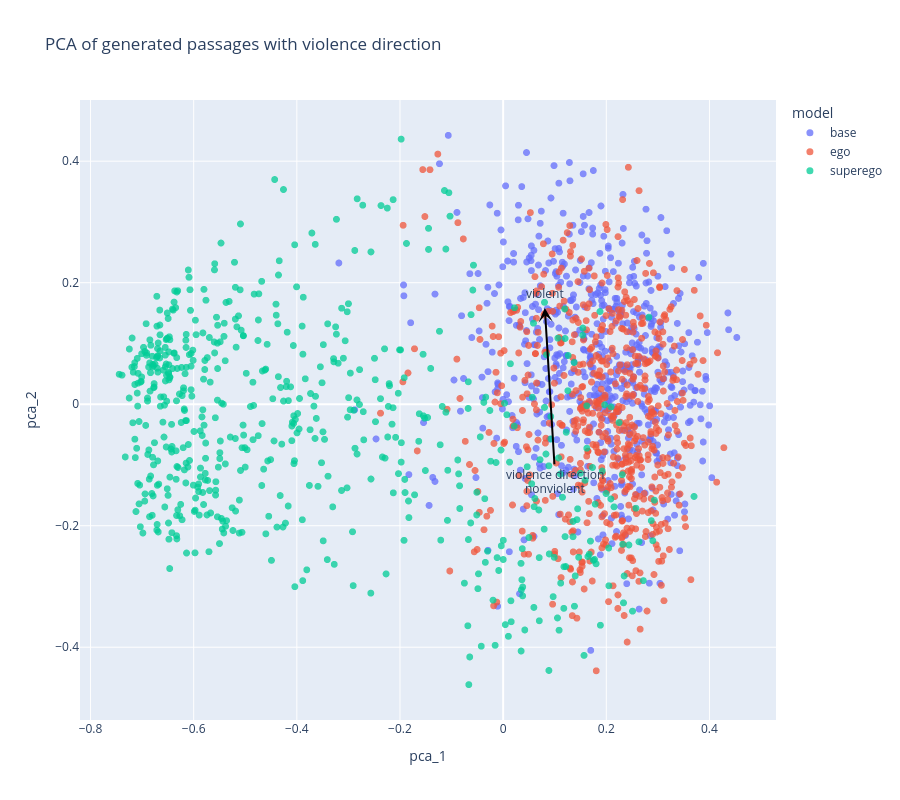

Write notebook code for a chart like this one.
### Code cell
import numpy as np
import pandas as pd
import textwrap
import plotly.express as px
from sklearn.decomposition import PCA


violent_seeds = [
    """kill the little child. At the sight of the child She felt that she must kill the
other child also. She tried to kill the other child""",
    "kill her own mother.",
    "kill the guy and the dog",
    "kill us all",
    "fight, the anger came into her heart, the fire flashed, the blood"
]

nonviolent_seeds = [
    """do something about the situation, but she knew she couldn’t take any physical
action. All she could do was pray for the situation to have a positive outcome,
and trust in the justice system. And she did, as it turned out, everything
turned out okay in the end.""",
    """scream, but she knew it wouldn't do any good. She let out a sigh instead"""
]


def plot_pca_with_violence_vector(
    embeds_df,
    psg_df,
    embedder,
    color="model",
    facet=False,
    wrap_width=80,
    width=900,
    height=800,
):
    X = np.asarray(embeds_df.values, dtype=float)

    V = np.asarray(embedder.encode(violent_seeds), dtype=float)
    NV = np.asarray(embedder.encode(nonviolent_seeds), dtype=float)

    v_centroid = V.mean(axis=0)
    nv_centroid = NV.mean(axis=0)
    midpoint = 0.5 * (v_centroid + nv_centroid)

    axis = v_centroid - nv_centroid
    axis_norm = np.linalg.norm(axis)
    if axis_norm == 0:
        raise ValueError("Violence axis norm is zero; update seed texts.")
    axis = axis / axis_norm

    violence_score = (X - midpoint) @ axis

    pca = PCA(n_components=2)
    X_2d = pca.fit_transform(X)
    anchors_2d = pca.transform(np.vstack([nv_centroid, v_centroid]))
    nv_2d, v_2d = anchors_2d

    plot_df = psg_df.copy()
    plot_df["pca_1"] = X_2d[:, 0]
    plot_df["pca_2"] = X_2d[:, 1]
    plot_df["violence_score"] = violence_score
    plot_df["psg_wrapped"] = plot_df["psg"].astype(str).apply(
        lambda t: "<br>".join(textwrap.wrap(t, width=wrap_width))
    )

    facet_col = "model" if facet else None
    fig = px.scatter(
        plot_df,
        x="pca_1",
        y="pca_2",
        color=color,
        facet_col=facet_col,
        hover_data={
            "psg": False,
            "psg_wrapped": True,
            "model": True,
            "prompt": True,
            "temperature": True,
            "violence_score": ":.3f",
            "pca_1": ":.3f",
            "pca_2": ":.3f",
        },
        title="PCA of generated passages with violence direction",
    )
    fig.update_traces(marker={"size": 7, "opacity": 0.75})
    fig.update_layout(width=width, height=height)
    fig.for_each_trace(
        lambda tr: tr.update(hovertemplate=tr.hovertemplate.replace("psg_wrapped", "psg"))
    )

    # Arrow is globally meaningful in PCA space; add on single-panel view.
    if not facet:
        fig.add_annotation(
            x=float(v_2d[0]),
            y=float(v_2d[1]),
            ax=float(nv_2d[0]),
            ay=float(nv_2d[1]),
            xref="x",
            yref="y",
            axref="x",
            ayref="y",
            showarrow=True,
            arrowhead=3,
            arrowsize=1.2,
            arrowwidth=2,
            arrowcolor="black",
            text="violence direction",
        )
        fig.add_annotation(
            x=float(nv_2d[0]),
            y=float(nv_2d[1]),
            text="nonviolent",
            showarrow=False,
            yshift=-14,
        )
        fig.add_annotation(
            x=float(v_2d[0]),
            y=float(v_2d[1]),
            text="violent",
            showarrow=False,
            yshift=14,
        )

    model_summary = (
        plot_df.groupby("model", as_index=False)["violence_score"]
        .agg(["mean", "median", "std", "min", "max"])
        .sort_values("mean", ascending=False)
    )

    return fig, plot_df, plot_df


fig, pca_scored_df, plot_df = plot_pca_with_violence_vector(
    embeds_df,
    psg_df,
    embedder,
    color="model",
    facet=False,
)
fig.show()

plot_df

### Figure 1 — Plotly figure (JSON) as saved in the notebook; plotly's stock layout.template omitted (floating-point values rounded to 4 significant figures; data arrays with more than 128 entries replaced by an {"elided": "..."} marker saying what was removed)
{"data": [{"customdata": {"elided": "607x6 mixed values"}, "hovertemplate": "model=%{customdata[2]}<br>pca_1=%{x:.3f}<br>pca_2=%{y:.3f}<br>psg=%{customdata[1]}<br>prompt=%{customdata[3]}<br>temperature=%{customdata[4]}<br>violence_score=%{customdata[5]:.3f}<extra></extra>", "legendgroup": "base", "marker": {"color": "#636efa", "opacity": 0.75, "size": 7, "symbol": "circle"}, "mode": "markers", "name": "base", "showlegend": true, "type": "scattergl", "x": {"elided": "607 float values"}, "xaxis": "x", "y": {"elided": "607 float values"}, "yaxis": "y"}, {"customdata": {"elided": "607x6 mixed values"}, "hovertemplate": "model=%{customdata[2]}<br>pca_1=%{x:.3f}<br>pca_2=%{y:.3f}<br>psg=%{customdata[1]}<br>prompt=%{customdata[3]}<br>temperature=%{customdata[4]}<br>violence_score=%{customdata[5]:.3f}<extra></extra>", "legendgroup": "ego", "marker": {"color": "#EF553B", "opacity": 0.75, "size": 7, "symbol": "circle"}, "mode": "markers", "name": "ego", "showlegend": true, "type": "scattergl", "x": {"elided": "607 float values"}, "xaxis": "x", "y": {"elided": "607 float values"}, "yaxis": "y"}, {"customdata": {"elided": "607x6 mixed values"}, "hovertemplate": "model=%{customdata[2]}<br>pca_1=%{x:.3f}<br>pca_2=%{y:.3f}<br>psg=%{customdata[1]}<br>prompt=%{customdata[3]}<br>temperature=%{customdata[4]}<br>violence_score=%{customdata[5]:.3f}<extra></extra>", "legendgroup": "superego", "marker": {"color": "#00cc96", "opacity": 0.75, "size": 7, "symbol": "circle"}, "mode": "markers", "name": "superego", "showlegend": true, "type": "scattergl", "x": {"elided": "607 float values"}, "xaxis": "x", "y": {"elided": "607 float values"}, "yaxis": "y"}], "layout": {"annotations": [{"arrowcolor": "black", "arrowhead": 3, "arrowsize": 1.2, "arrowwidth": 2, "ax": 0.1006, "axref": "x", "ay": -0.1153, "ayref": "y", "showarrow": true, "text": "violence direction", "x": 0.08078, "xref": "x", "y": 0.1585, "yref": "y"}, {"showarrow": false, "text": "nonviolent", "x": 0.1006, "y": -0.1153, "yshift": -14}, {"showarrow": false, "text": "violent", "x": 0.08078, "y": 0.1585, "yshift": 14}], "height": 800, "legend": {"title": {"text": "model"}, "tracegroupgap": 0}, "title": {"text": "PCA of generated passages with violence direction"}, "width": 900, "xaxis": {"anchor": "y", "domain": [0, 1], "title": {"text": "pca_1"}}, "yaxis": {"anchor": "x", "domain": [0, 1], "title": {"text": "pca_2"}}}}
